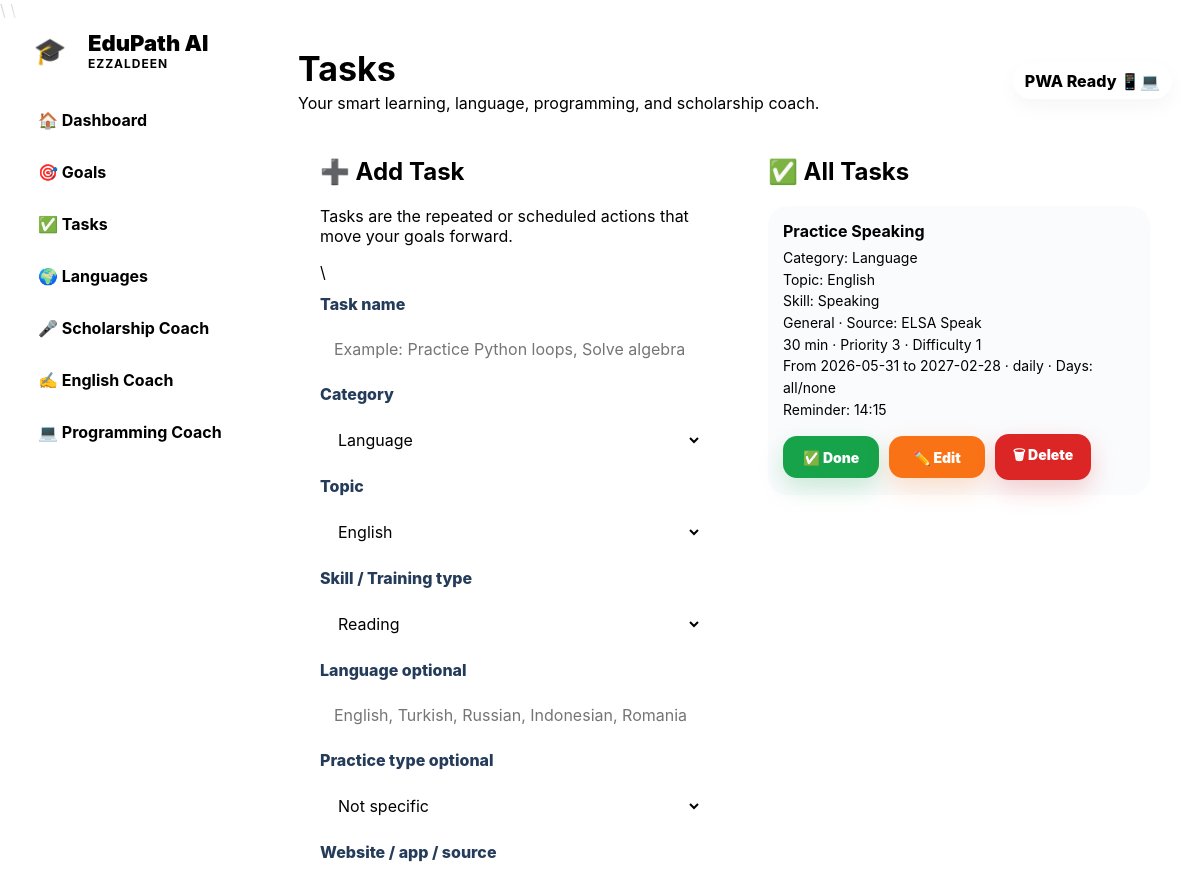
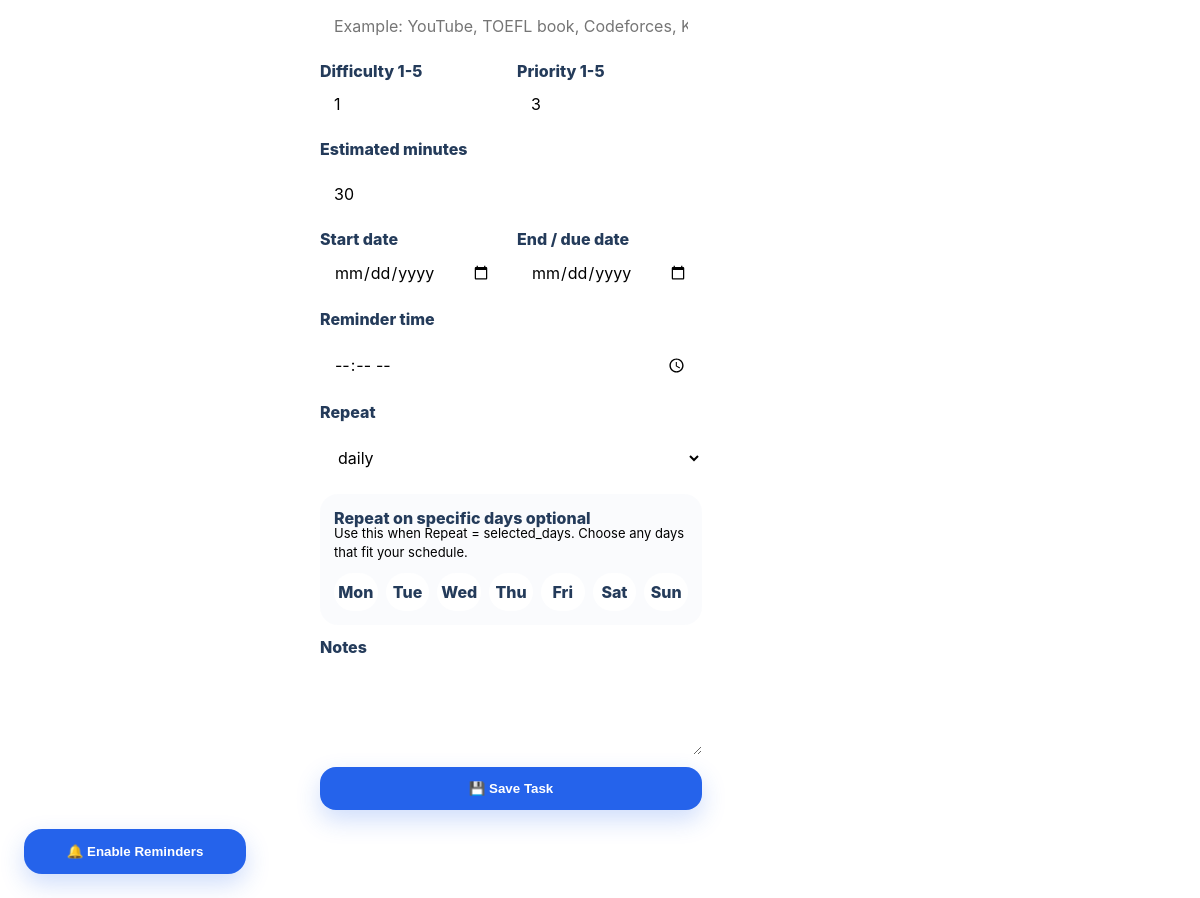
The page /tasks on the database its author committed (2 pictures, top to bottom).
### app/__init__.py (models this page shows)
class StudyTask(db.Model):
    id = db.Column(db.Integer, primary_key=True)
    goal_id = db.Column(db.Integer, db.ForeignKey("goal.id"), nullable=True)
    title = db.Column(db.String(220), nullable=False)
    category = db.Column(db.String(80), nullable=False, default="Study")
    custom_category = db.Column(db.String(120), nullable=True)
    skill = db.Column(db.String(100), nullable=False, default="General")
    topic = db.Column(db.String(120), nullable=True)
    custom_topic = db.Column(db.String(120), nullable=True)
    custom_skill = db.Column(db.String(120), nullable=True)
    language = db.Column(db.String(80), nullable=True)
    practice_type = db.Column(db.String(80), nullable=True)
    source = db.Column(db.String(180), nullable=True)
    difficulty = db.Column(db.Integer, nullable=False, default=1)
    priority = db.Column(db.Integer, nullable=False, default=3)
    estimated_minutes = db.Column(db.Integer, nullable=False, default=30)
    start_date = db.Column(db.String(40), nullable=True)
    due_date = db.Column(db.String(40), nullable=True)
    reminder_time = db.Column(db.String(20), nullable=True)
    repeat_type = db.Column(db.String(40), nullable=False, default="daily")
    repeat_days = db.Column(db.String(120), nullable=True)
    status = db.Column(db.String(30), nullable=False, default="pending")
    review_count = db.Column(db.Integer, nullable=False, default=0)
    last_reviewed = db.Column(db.String(40), nullable=True)
    notes = db.Column(db.Text, nullable=True)
    goal = db.relationship("Goal", backref="tasks")

### app/__init__.py (the view, shortened to what this page needs)
    @app.route("/tasks", methods=["GET", "POST"])
    def tasks():
        all_tasks = StudyTask.query.order_by(
            StudyTask.status.asc(),
            StudyTask.priority.desc(),
            StudyTask.difficulty.asc(),
            StudyTask.id.desc(),
        ).all()
        return render_template("tasks.html", tasks=all_tasks)

### app/templates/tasks.html (shortened to what this page needs)
{% extends "base.html" %}{% block page_title %}Tasks{% endblock %}{% block content %}<section class="grid-2"><div class="card"><h2>➕ Add Task</h2><p class="muted">Tasks are the repeated or scheduled actions that move your goals forward.</p><form method="POST" class="form">{% set task = None %}{% include "_task_form.html" %}<button type="submit">💾 Save Task</button></form></div><div class="card"><h2>✅ All Tasks</h2>{% for task in tasks %}<div class="task-card {{ task.status }}"><div><strong>{{ task.title }}</strong><span>Category: {% if task.category == "Other" and task.custom_category %}{{ task.custom_category }}{% else %}{{ task.category }}{% endif %}</span><span>Topic: {% if task.topic == "Other" and task.custom_topic %}{{ task.custom_topic }}{% else %}{{ task.topic or "No topic" }}{% endif %}</span><span>Skill: {% if task.skill == "Other" and task.custom_skill %}{{ task.custom_skill }}{% else %}{{ task.skill }}{% endif %}</span><span>{{ task.practice_type or "General" }} · Source: {{ task.source or "not set" }}</span><span>{{ task.estimated_minutes }} min · Priority {{ task.priority }} · Difficulty {{ task.difficulty }}</span><span>From {{ task.start_date or "not set" }} to {{ task.due_date or "not set" }} · {{ task.repeat_type }} · Days: {{ task.repeat_days or "all/none" }}</span><span>Reminder: {{ task.reminder_time or "not set" }}</span></div><div class="actions">{% if task.status == "pending" %}<a class="small-button success" href="{{ url_for('mark_task_done', task_id=task.id) }}">✅ Done</a>{% else %}<a class="small-button cancel" href="{{ url_for('mark_task_pending', task_id=task.id) }}">↩ Pending</a>{% endif %}<a class="small-button warning" href="{{ url_for('edit_task', task_id=task.id) }}">✏️ Edit</a><a class="small-button danger" href="{{ url_for('delete_task', task_id=task.id) }}">🗑 Delete</a></div></div>{% else %}<p class="muted">No tasks yet.</p>{% endfor %}</div></section>{% endblock %}

### app/static/css/style.css (style rules this page uses)
* { box-sizing: border-box; }
body { margin: 0; font-family: Inter, ui-sans-serif, system-ui, -apple-system, BlinkMacSystemFont, "Segoe UI", Arial, sans-serif; background: radial-gradient(circle at top left, rgba(37, 99, 235, 0.18), transparent 32%), radial-gradient(circle at bottom right, rgba(124, 58, 237, 0.18), transparent 32%), var(--bg); color: var(--text); min-height: 100vh; }
.grid-2 { display: grid; grid-template-columns: repeat(2, minmax(0, 1fr)); gap: 22px; margin-bottom: 22px; }
.card, .stat-card, .skill-card { background: var(--card); border: 1px solid var(--border); border-radius: 26px; padding: 22px; box-shadow: var(--shadow); backdrop-filter: blur(20px); }
.card h2, .card h3 { margin-top: 0; }
.item, .task-card, .task-mini { border: 1px solid var(--border); background: rgba(248, 250, 252, 0.75); border-radius: 20px; padding: 15px; margin-bottom: 12px; }
.item strong, .task-mini strong, .task-card strong { display: block; margin-bottom: 6px; font-size: 16px; }
.item span, .task-mini span, .task-card span { display: block; color: var(--muted); line-height: 1.55; font-size: 14px; }
.form { display: flex; flex-direction: column; gap: 12px; }
button, .button, .small-button { display: inline-flex; align-items: center; justify-content: center; text-decoration: none; border: 0; border-radius: 16px; padding: 12px 16px; background: var(--primary); color: white; font-weight: 850; cursor: pointer; transition: 0.2s; }
.small-button { padding: 8px 11px; font-size: 13px; }
.success { background: var(--green); }
.danger { background: var(--danger); }
.actions { display: flex; flex-wrap: wrap; gap: 8px; margin-top: 10px; }
.muted { color: var(--muted); }
button, .button, .small-button, .actions a, .form button { color: #ffffff !important; background: #2563eb !important; border: 2px solid transparent !important; min-height: 42px; min-width: 96px; gap: 7px; opacity: 1 !important; visibility: visible !important; text-shadow: none !important; box-shadow: 0 10px 24px rgba(37, 99, 235, 0.22) !important; }
button[type="submit"], .form button[type="submit"] { background: #2563eb !important; color: #ffffff !important; }
.small-button { font-size: 14px !important; font-weight: 900 !important; padding: 9px 14px !important; border-radius: 14px !important; }
.small-button.success, .success { background: #16a34a !important; color: #ffffff !important; box-shadow: 0 10px 24px rgba(22, 163, 74, 0.22) !important; }
.small-button.danger, .danger { background: #dc2626 !important; color: #ffffff !important; box-shadow: 0 10px 24px rgba(220, 38, 38, 0.22) !important; }
.small-button.warning, .warning { background: #f97316 !important; color: #ffffff !important; box-shadow: 0 10px 24px rgba(249, 115, 22, 0.22) !important; }
.actions { display: flex !important; flex-wrap: wrap !important; gap: 10px !important; align-items: center !important; }
.actions a { text-decoration: none !important; }
.task-card .actions, .item .actions { margin-top: 14px !important; }

### rows shown on the page
StudyTask: title "Practice Speaking", category "Language", topic "English", skill "Speaking", practice_type "General", source "ELSA Speak", estimated_minutes "30", priority "3", difficulty "1", start_date "2026-05-31", due_date "2027-02-28", repeat_type "daily", repeat_days "all/none", reminder_time "14:15"

### other values the page prints
{{ day_label }} "Mon" "Tue" "Wed" "Thu" "Fri" "Sat" "Sun"
form field category "Language"
form field practice_type "Not specific"
form field repeat_type "daily"
